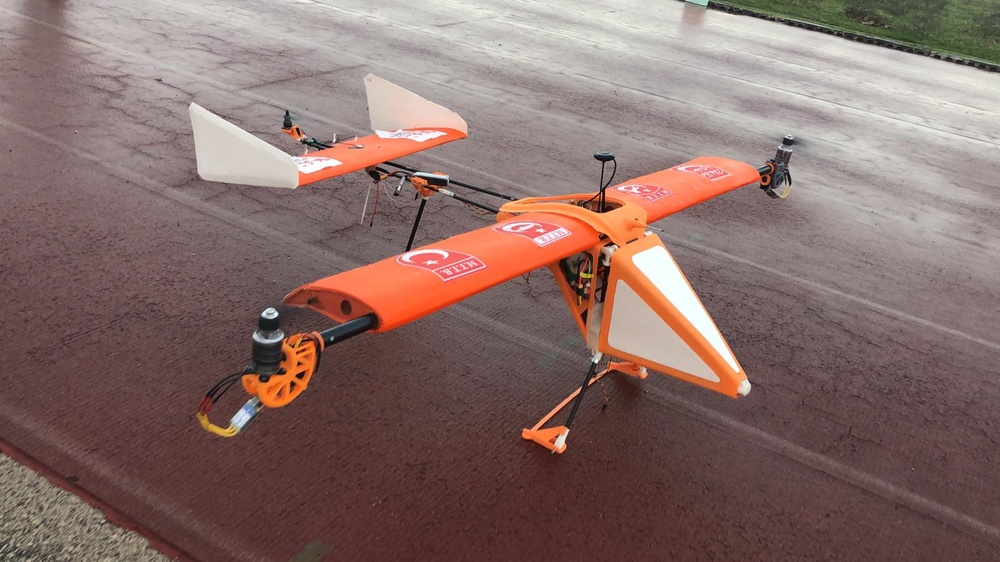
#> input picture 05-Changing-Colorspaces/iha.jpg, 1000 x 562 px, shrunk from 1600 x 900 before the run, given in place of the camera
$ python cv2_exercises1.py
#> lines starting #> are read from the running program, lines starting #| are printed output that depends on the picture; after the words box and inside, x2 and y2 are one past the last pixel; in counts of white or black regions, pixels touching at a corner belong together
import cv2
import numpy as np

# HSV
# Blue：[[[120 255 255]]]
# Green：[[[ 60 255 255]]]
# Red：[[[  0 255 255]]]

capture = cv2.VideoCapture(1)


lower_blue = np.array([100, 110, 110])
upper_blue = np.array([130, 255, 255])


lower_green = np.array([40, 90, 90])
upper_green = np.array([70, 255, 255])


lower_red = np.array([160, 120, 120])
upper_red = np.array([179, 255, 255])

while(True):

    ret, frame = capture.read()
#> frame is the input picture: shape (562, 1000, 3); mean B, G, R 105.4, 109.6, 135


    hsv = cv2.cvtColor(frame, cv2.COLOR_BGR2HSV)
#> hsv: shape (562, 1000, 3); mean H, S, V 61.5, 61.3, 135.3

    mask_blue = cv2.inRange(hsv, lower_blue, upper_blue)
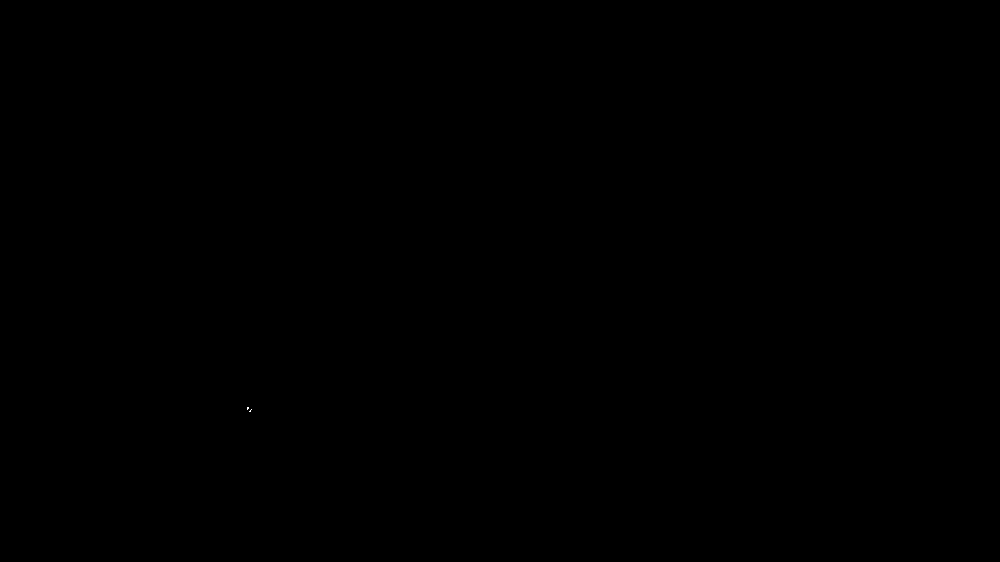
#> mask_blue: shape (562, 1000); 0% white in thin lines or dots, all inside (x1, y1, x2, y2) = (247, 407, 252, 412)
    mask_green = cv2.inRange(hsv, lower_green, upper_green)
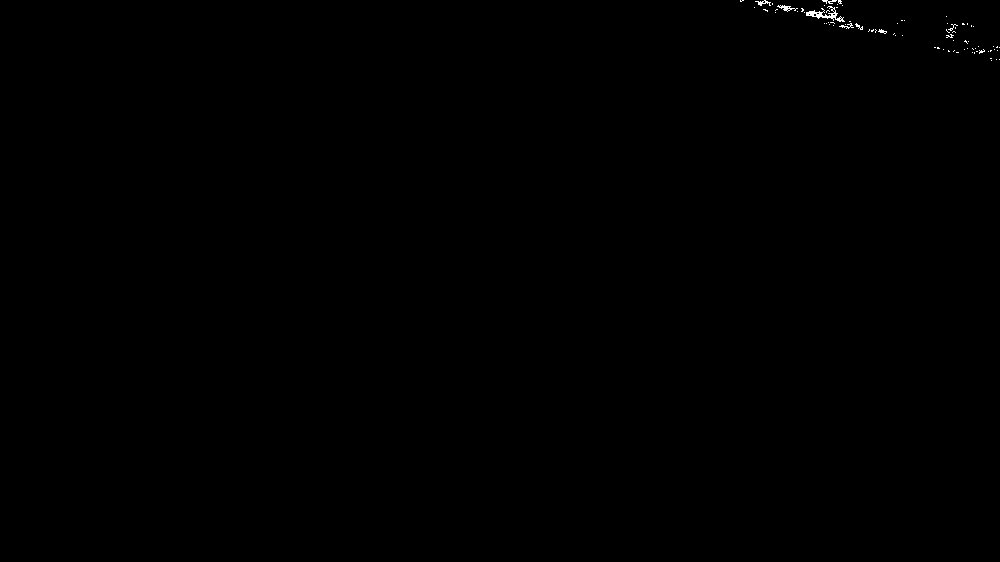
#> mask_green: shape (562, 1000); 0.11% white in thin lines or dots, all inside (x1, y1, x2, y2) = (740, 0, 1000, 61)
    mask_red = cv2.inRange(hsv, lower_red, upper_red)
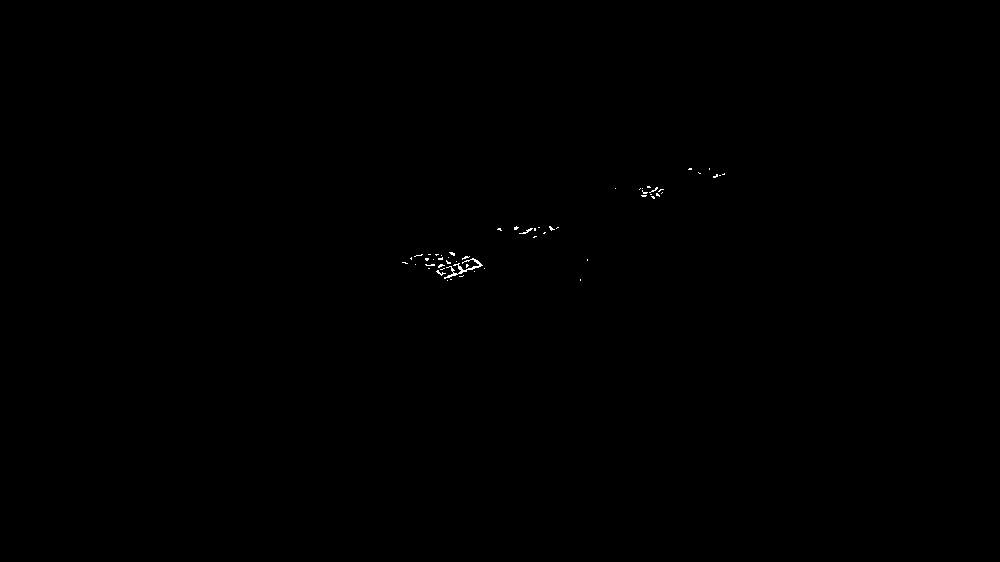
#> mask_red: shape (562, 1000); 0.09% white in thin lines or dots, all inside (x1, y1, x2, y2) = (402, 168, 725, 281)


    mask = mask_blue + mask_green + mask_red
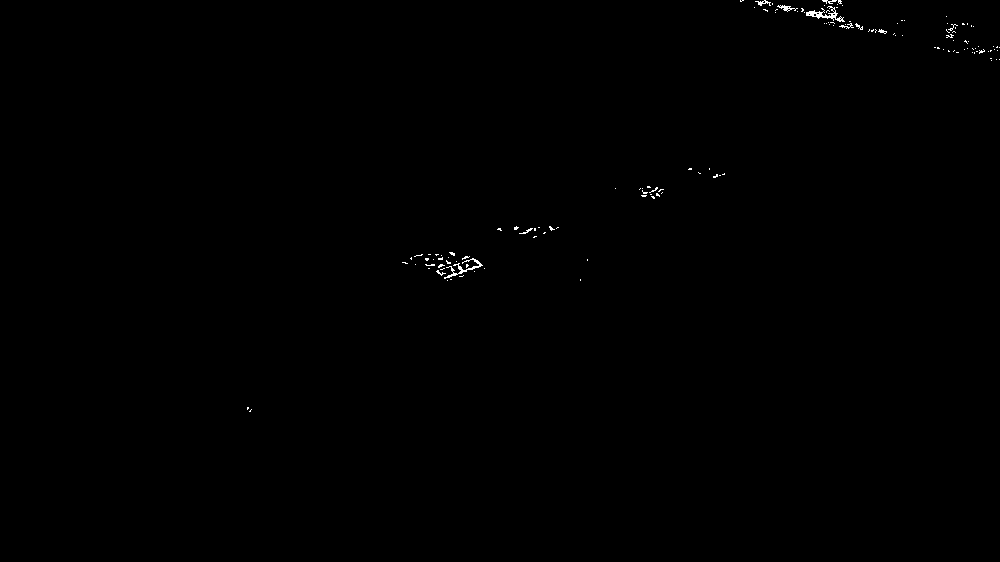
#> mask: shape (562, 1000); 0.2% white in thin lines or dots, all inside (x1, y1, x2, y2) = (247, 0, 1000, 412)


    res = cv2.bitwise_and(frame, frame, mask=mask)

    cv2.imshow('frame', frame)
    cv2.imshow('mask', mask)
    cv2.imshow('res', res)

    if cv2.waitKey(1) == ord('q'):
#> (key q is pressed here)
        break
